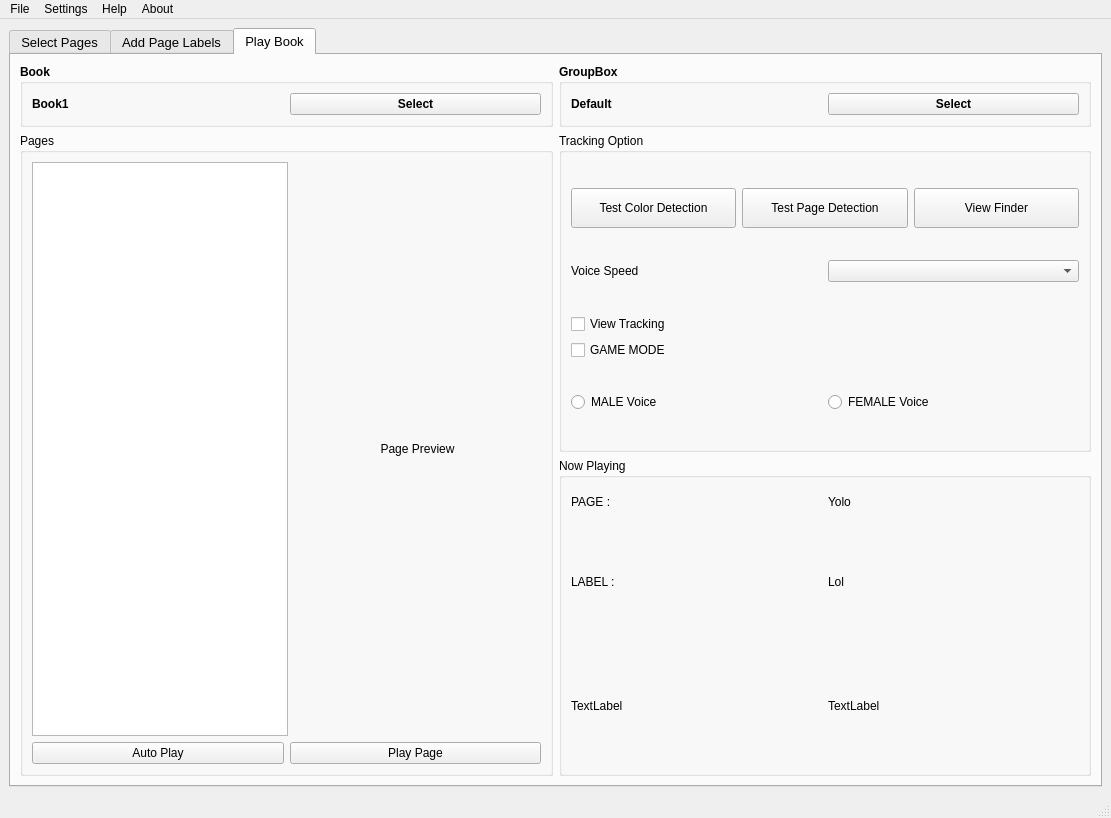
<?xml version="1.0" encoding="UTF-8"?>
<ui version="4.0">
 <class>MainWindow</class>
 <widget class="QMainWindow" name="MainWindow">
  <property name="geometry">
   <rect>
    <x>0</x>
    <y>0</y>
    <width>1111</width>
    <height>818</height>
   </rect>
  </property>
  <property name="minimumSize">
   <size>
    <width>640</width>
    <height>480</height>
   </size>
  </property>
  <property name="windowTitle">
   <string>Auducator</string>
  </property>
  <widget class="QWidget" name="centralwidget">
   <layout class="QVBoxLayout" name="verticalLayout">
    <item>
     <widget class="QTabWidget" name="tabWidget">
      <property name="sizePolicy">
       <sizepolicy hsizetype="Preferred" vsizetype="Preferred">
        <horstretch>0</horstretch>
        <verstretch>0</verstretch>
       </sizepolicy>
      </property>
      <property name="minimumSize">
       <size>
        <width>640</width>
        <height>480</height>
       </size>
      </property>
      <property name="sizeIncrement">
       <size>
        <width>1</width>
        <height>1</height>
       </size>
      </property>
      <property name="font">
       <font>
        <pointsize>10</pointsize>
       </font>
      </property>
      <property name="currentIndex">
       <number>2</number>
      </property>
      <widget class="QWidget" name="selectPages">
       <attribute name="title">
        <string>Select Pages</string>
       </attribute>
       <layout class="QHBoxLayout" name="horizontalLayout">
        <item>
         <widget class="QGroupBox" name="groupBox">
          <property name="font">
           <font>
            <pointsize>9</pointsize>
           </font>
          </property>
          <property name="title">
           <string>Page Preview</string>
          </property>
          <layout class="QVBoxLayout" name="verticalLayout_3">
           <item>
            <widget class="QLabel" name="Page_view">
             <property name="font">
              <font>
               <pointsize>9</pointsize>
              </font>
             </property>
             <property name="text">
              <string>Page preview</string>
             </property>
             <property name="alignment">
              <set>Qt::AlignCenter</set>
             </property>
            </widget>
           </item>
           <item>
            <widget class="QPushButton" name="page_rotate">
             <property name="text">
              <string>Rotate</string>
             </property>
            </widget>
           </item>
          </layout>
         </widget>
        </item>
        <item>
         <layout class="QVBoxLayout" name="verticalLayout_2">
          <item>
           <widget class="QGroupBox" name="groupBox_3">
            <property name="sizePolicy">
             <sizepolicy hsizetype="Preferred" vsizetype="Maximum">
              <horstretch>0</horstretch>
              <verstretch>0</verstretch>
             </sizepolicy>
            </property>
            <property name="minimumSize">
             <size>
              <width>0</width>
              <height>80</height>
             </size>
            </property>
            <property name="font">
             <font>
              <pointsize>9</pointsize>
              <weight>75</weight>
              <bold>true</bold>
             </font>
            </property>
            <property name="title">
             <string>Book</string>
            </property>
            <layout class="QHBoxLayout" name="horizontalLayout_4">
             <item>
              <layout class="QHBoxLayout" name="horizontalLayout_3">
               <item>
                <widget class="QLabel" name="book_name">
                 <property name="text">
                  <string>Name</string>
                 </property>
                </widget>
               </item>
               <item>
                <widget class="QPushButton" name="new_book">
                 <property name="sizePolicy">
                  <sizepolicy hsizetype="Minimum" vsizetype="Fixed">
                   <horstretch>0</horstretch>
                   <verstretch>0</verstretch>
                  </sizepolicy>
                 </property>
                 <property name="text">
                  <string>New</string>
                 </property>
                </widget>
               </item>
               <item>
                <widget class="QPushButton" name="select_book">
                 <property name="sizePolicy">
                  <sizepolicy hsizetype="Minimum" vsizetype="Fixed">
                   <horstretch>0</horstretch>
                   <verstretch>0</verstretch>
                  </sizepolicy>
                 </property>
                 <property name="text">
                  <string>Select</string>
                 </property>
                </widget>
               </item>
               <item>
                <widget class="QPushButton" name="delete_book">
                 <property name="sizePolicy">
                  <sizepolicy hsizetype="Minimum" vsizetype="Fixed">
                   <horstretch>0</horstretch>
                   <verstretch>0</verstretch>
                  </sizepolicy>
                 </property>
                 <property name="text">
                  <string>Delete</string>
                 </property>
                </widget>
               </item>
              </layout>
             </item>
            </layout>
           </widget>
          </item>
          <item>
           <widget class="QGroupBox" name="groupBox_2">
            <property name="sizePolicy">
             <sizepolicy hsizetype="Preferred" vsizetype="Maximum">
              <horstretch>0</horstretch>
              <verstretch>0</verstretch>
             </sizepolicy>
            </property>
            <property name="minimumSize">
             <size>
              <width>0</width>
              <height>80</height>
             </size>
            </property>
            <property name="font">
             <font>
              <pointsize>9</pointsize>
              <weight>75</weight>
              <bold>true</bold>
             </font>
            </property>
            <property name="title">
             <string>Chapter</string>
            </property>
            <layout class="QHBoxLayout" name="horizontalLayout_6">
             <item>
              <layout class="QHBoxLayout" name="horizontalLayout_5">
               <item>
                <widget class="QLabel" name="chapter_name">
                 <property name="text">
                  <string>Default</string>
                 </property>
                </widget>
               </item>
               <item>
                <widget class="QPushButton" name="new_chapter">
                 <property name="text">
                  <string>New</string>
                 </property>
                </widget>
               </item>
               <item>
                <widget class="QPushButton" name="select_picture">
                 <property name="text">
                  <string>Select</string>
                 </property>
                </widget>
               </item>
               <item>
                <widget class="QPushButton" name="delete_picture">
                 <property name="text">
                  <string>Delete</string>
                 </property>
                </widget>
               </item>
              </layout>
             </item>
            </layout>
           </widget>
          </item>
          <item>
           <layout class="QHBoxLayout" name="horizontalLayout_2">
            <item>
             <widget class="QGroupBox" name="groupBox_4">
              <property name="font">
               <font>
                <pointsize>9</pointsize>
               </font>
              </property>
              <property name="title">
               <string>Pages</string>
              </property>
              <layout class="QVBoxLayout" name="verticalLayout_4">
               <item>
                <widget class="QListView" name="page_list">
                 <property name="sizePolicy">
                  <sizepolicy hsizetype="Preferred" vsizetype="Expanding">
                   <horstretch>0</horstretch>
                   <verstretch>0</verstretch>
                  </sizepolicy>
                 </property>
                </widget>
               </item>
               <item>
                <widget class="QPushButton" name="delete_page">
                 <property name="text">
                  <string>Delete Page</string>
                 </property>
                </widget>
               </item>
              </layout>
             </widget>
            </item>
            <item>
             <widget class="QGroupBox" name="groupBox_5">
              <property name="font">
               <font>
                <pointsize>9</pointsize>
               </font>
              </property>
              <property name="title">
               <string>Page Creation</string>
              </property>
              <layout class="QVBoxLayout" name="verticalLayout_5">
               <item>
                <widget class="QPushButton" name="select_picture_2">
                 <property name="sizePolicy">
                  <sizepolicy hsizetype="Preferred" vsizetype="Fixed">
                   <horstretch>0</horstretch>
                   <verstretch>0</verstretch>
                  </sizepolicy>
                 </property>
                 <property name="text">
                  <string>Select Picture</string>
                 </property>
                </widget>
               </item>
               <item>
                <widget class="QPushButton" name="take_picture">
                 <property name="text">
                  <string>Take Picture</string>
                 </property>
                </widget>
               </item>
               <item>
                <widget class="QLabel" name="spacer1">
                 <property name="sizePolicy">
                  <sizepolicy hsizetype="Preferred" vsizetype="Expanding">
                   <horstretch>0</horstretch>
                   <verstretch>0</verstretch>
                  </sizepolicy>
                 </property>
                 <property name="text">
                  <string/>
                 </property>
                 <property name="alignment">
                  <set>Qt::AlignCenter</set>
                 </property>
                </widget>
               </item>
               <item>
                <widget class="QPushButton" name="manual_crop_picture">
                 <property name="text">
                  <string>Manual Crop</string>
                 </property>
                </widget>
               </item>
               <item>
                <widget class="QLabel" name="spacer2">
                 <property name="sizePolicy">
                  <sizepolicy hsizetype="Preferred" vsizetype="Expanding">
                   <horstretch>0</horstretch>
                   <verstretch>0</verstretch>
                  </sizepolicy>
                 </property>
                 <property name="text">
                  <string/>
                 </property>
                 <property name="alignment">
                  <set>Qt::AlignCenter</set>
                 </property>
                </widget>
               </item>
               <item>
                <widget class="QLabel" name="label_4">
                 <property name="text">
                  <string>Page Name : </string>
                 </property>
                </widget>
               </item>
               <item>
                <widget class="QLineEdit" name="page_name_input">
                 <property name="sizePolicy">
                  <sizepolicy hsizetype="Preferred" vsizetype="Fixed">
                   <horstretch>0</horstretch>
                   <verstretch>0</verstretch>
                  </sizepolicy>
                 </property>
                </widget>
               </item>
               <item>
                <widget class="QLabel" name="spacer3">
                 <property name="sizePolicy">
                  <sizepolicy hsizetype="Preferred" vsizetype="Expanding">
                   <horstretch>0</horstretch>
                   <verstretch>0</verstretch>
                  </sizepolicy>
                 </property>
                 <property name="text">
                  <string/>
                 </property>
                 <property name="alignment">
                  <set>Qt::AlignCenter</set>
                 </property>
                </widget>
               </item>
               <item>
                <widget class="QPushButton" name="save_page">
                 <property name="text">
                  <string>Save</string>
                 </property>
                </widget>
               </item>
              </layout>
             </widget>
            </item>
           </layout>
          </item>
         </layout>
        </item>
       </layout>
      </widget>
      <widget class="QWidget" name="tab_2">
       <attribute name="title">
        <string>Add Page Labels</string>
       </attribute>
       <layout class="QVBoxLayout" name="verticalLayout_6">
        <item>
         <layout class="QHBoxLayout" name="horizontalLayout_9">
          <item>
           <widget class="QGroupBox" name="groupBox_9">
            <property name="sizePolicy">
             <sizepolicy hsizetype="Preferred" vsizetype="Maximum">
              <horstretch>0</horstretch>
              <verstretch>0</verstretch>
             </sizepolicy>
            </property>
            <property name="minimumSize">
             <size>
              <width>0</width>
              <height>60</height>
             </size>
            </property>
            <property name="font">
             <font>
              <pointsize>9</pointsize>
              <weight>75</weight>
              <bold>true</bold>
             </font>
            </property>
            <property name="title">
             <string>Book</string>
            </property>
            <layout class="QHBoxLayout" name="horizontalLayout_11">
             <item>
              <widget class="QLabel" name="label_7">
               <property name="text">
                <string>Book1</string>
               </property>
              </widget>
             </item>
             <item>
              <widget class="QPushButton" name="pushButton">
               <property name="text">
                <string>Select</string>
               </property>
              </widget>
             </item>
            </layout>
           </widget>
          </item>
          <item>
           <widget class="QGroupBox" name="groupBox_10">
            <property name="sizePolicy">
             <sizepolicy hsizetype="Preferred" vsizetype="Maximum">
              <horstretch>0</horstretch>
              <verstretch>0</verstretch>
             </sizepolicy>
            </property>
            <property name="minimumSize">
             <size>
              <width>0</width>
              <height>60</height>
             </size>
            </property>
            <property name="font">
             <font>
              <pointsize>9</pointsize>
              <weight>75</weight>
              <bold>true</bold>
             </font>
            </property>
            <property name="title">
             <string>Chapter</string>
            </property>
            <layout class="QHBoxLayout" name="horizontalLayout_12">
             <item>
              <widget class="QLabel" name="label_8">
               <property name="text">
                <string>Default</string>
               </property>
              </widget>
             </item>
             <item>
              <widget class="QPushButton" name="pushButton_3">
               <property name="text">
                <string>Select</string>
               </property>
              </widget>
             </item>
            </layout>
           </widget>
          </item>
         </layout>
        </item>
        <item>
         <layout class="QHBoxLayout" name="horizontalLayout_10">
          <item>
           <layout class="QVBoxLayout" name="verticalLayout_7">
            <item>
             <widget class="QGroupBox" name="groupBox_12">
              <property name="font">
               <font>
                <pointsize>9</pointsize>
               </font>
              </property>
              <property name="title">
               <string>Pages</string>
              </property>
              <layout class="QHBoxLayout" name="horizontalLayout_7">
               <item>
                <layout class="QVBoxLayout" name="verticalLayout_8">
                 <item>
                  <widget class="QListView" name="listView_2">
                   <property name="sizePolicy">
                    <sizepolicy hsizetype="Preferred" vsizetype="Expanding">
                     <horstretch>0</horstretch>
                     <verstretch>0</verstretch>
                    </sizepolicy>
                   </property>
                  </widget>
                 </item>
                 <item>
                  <widget class="QPushButton" name="pushButton_2">
                   <property name="text">
                    <string>Delete Page</string>
                   </property>
                  </widget>
                 </item>
                </layout>
               </item>
               <item>
                <widget class="QLabel" name="label_10">
                 <property name="sizePolicy">
                  <sizepolicy hsizetype="Preferred" vsizetype="Preferred">
                   <horstretch>0</horstretch>
                   <verstretch>0</verstretch>
                  </sizepolicy>
                 </property>
                 <property name="text">
                  <string>Page Preview</string>
                 </property>
                 <property name="alignment">
                  <set>Qt::AlignCenter</set>
                 </property>
                </widget>
               </item>
              </layout>
             </widget>
            </item>
            <item>
             <widget class="QGroupBox" name="groupBox_13">
              <property name="font">
               <font>
                <pointsize>9</pointsize>
               </font>
              </property>
              <property name="title">
               <string>Labels</string>
              </property>
              <layout class="QHBoxLayout" name="horizontalLayout_8">
               <item>
                <layout class="QVBoxLayout" name="verticalLayout_9">
                 <item>
                  <widget class="QListView" name="listView_3">
                   <property name="sizePolicy">
                    <sizepolicy hsizetype="Preferred" vsizetype="Expanding">
                     <horstretch>0</horstretch>
                     <verstretch>0</verstretch>
                    </sizepolicy>
                   </property>
                  </widget>
                 </item>
                 <item>
                  <widget class="QPushButton" name="pushButton_16">
                   <property name="text">
                    <string>Delete Label</string>
                   </property>
                  </widget>
                 </item>
                </layout>
               </item>
               <item>
                <widget class="QLabel" name="label_11">
                 <property name="text">
                  <string>Label Preview</string>
                 </property>
                 <property name="alignment">
                  <set>Qt::AlignCenter</set>
                 </property>
                </widget>
               </item>
              </layout>
             </widget>
            </item>
           </layout>
          </item>
          <item>
           <widget class="QGroupBox" name="groupBox_11">
            <property name="sizePolicy">
             <sizepolicy hsizetype="Preferred" vsizetype="Expanding">
              <horstretch>0</horstretch>
              <verstretch>0</verstretch>
             </sizepolicy>
            </property>
            <property name="font">
             <font>
              <pointsize>9</pointsize>
             </font>
            </property>
            <property name="title">
             <string>Label Creation</string>
            </property>
            <layout class="QVBoxLayout" name="verticalLayout_10">
             <item>
              <widget class="QPushButton" name="pushButton_17">
               <property name="text">
                <string>Add New Label</string>
               </property>
              </widget>
             </item>
             <item>
              <widget class="QLabel" name="spacer1_2">
               <property name="sizePolicy">
                <sizepolicy hsizetype="Preferred" vsizetype="Expanding">
                 <horstretch>0</horstretch>
                 <verstretch>0</verstretch>
                </sizepolicy>
               </property>
               <property name="text">
                <string/>
               </property>
               <property name="alignment">
                <set>Qt::AlignCenter</set>
               </property>
              </widget>
             </item>
             <item>
              <layout class="QHBoxLayout" name="horizontalLayout_13">
               <item>
                <widget class="QLabel" name="label_18">
                 <property name="text">
                  <string>Label : </string>
                 </property>
                </widget>
               </item>
               <item>
                <widget class="QLineEdit" name="lineEdit_2">
                 <property name="sizePolicy">
                  <sizepolicy hsizetype="Preferred" vsizetype="Fixed">
                   <horstretch>0</horstretch>
                   <verstretch>0</verstretch>
                  </sizepolicy>
                 </property>
                </widget>
               </item>
              </layout>
             </item>
             <item>
              <layout class="QHBoxLayout" name="horizontalLayout_14">
               <item>
                <widget class="QPushButton" name="pushButton_19">
                 <property name="text">
                  <string>Select Audio File</string>
                 </property>
                </widget>
               </item>
               <item>
                <widget class="QLabel" name="label_13">
                 <property name="text">
                  <string>No File Selected</string>
                 </property>
                </widget>
               </item>
              </layout>
             </item>
             <item>
              <widget class="QLabel" name="spacer2_2">
               <property name="sizePolicy">
                <sizepolicy hsizetype="Preferred" vsizetype="Expanding">
                 <horstretch>0</horstretch>
                 <verstretch>0</verstretch>
                </sizepolicy>
               </property>
               <property name="text">
                <string/>
               </property>
               <property name="alignment">
                <set>Qt::AlignCenter</set>
               </property>
              </widget>
             </item>
             <item>
              <layout class="QHBoxLayout" name="horizontalLayout_15">
               <item>
                <widget class="QLabel" name="label_15">
                 <property name="text">
                  <string>Description</string>
                 </property>
                </widget>
               </item>
               <item>
                <widget class="QTextEdit" name="textEdit">
                 <property name="sizePolicy">
                  <sizepolicy hsizetype="Preferred" vsizetype="Preferred">
                   <horstretch>0</horstretch>
                   <verstretch>0</verstretch>
                  </sizepolicy>
                 </property>
                </widget>
               </item>
              </layout>
             </item>
             <item>
              <layout class="QHBoxLayout" name="horizontalLayout_16">
               <item>
                <widget class="QPushButton" name="pushButton_20">
                 <property name="text">
                  <string>Select Audio File</string>
                 </property>
                </widget>
               </item>
               <item>
                <widget class="QLabel" name="label_16">
                 <property name="text">
                  <string>No File Selected</string>
                 </property>
                </widget>
               </item>
              </layout>
             </item>
             <item>
              <widget class="QLabel" name="spacer3_2">
               <property name="sizePolicy">
                <sizepolicy hsizetype="Preferred" vsizetype="Expanding">
                 <horstretch>0</horstretch>
                 <verstretch>0</verstretch>
                </sizepolicy>
               </property>
               <property name="text">
                <string/>
               </property>
               <property name="alignment">
                <set>Qt::AlignCenter</set>
               </property>
              </widget>
             </item>
             <item>
              <widget class="QPushButton" name="pushButton_21">
               <property name="text">
                <string>Save Label</string>
               </property>
              </widget>
             </item>
            </layout>
           </widget>
          </item>
         </layout>
        </item>
       </layout>
      </widget>
      <widget class="QWidget" name="tab">
       <attribute name="title">
        <string>Play Book</string>
       </attribute>
       <layout class="QVBoxLayout" name="verticalLayout_16">
        <item>
         <layout class="QHBoxLayout" name="horizontalLayout_17">
          <item>
           <widget class="QGroupBox" name="groupBox_6">
            <property name="sizePolicy">
             <sizepolicy hsizetype="Preferred" vsizetype="Maximum">
              <horstretch>0</horstretch>
              <verstretch>0</verstretch>
             </sizepolicy>
            </property>
            <property name="baseSize">
             <size>
              <width>0</width>
              <height>60</height>
             </size>
            </property>
            <property name="font">
             <font>
              <pointsize>9</pointsize>
              <weight>75</weight>
              <bold>true</bold>
             </font>
            </property>
            <property name="title">
             <string>Book</string>
            </property>
            <layout class="QHBoxLayout" name="horizontalLayout_18">
             <item>
              <widget class="QLabel" name="label_19">
               <property name="text">
                <string>Book1</string>
               </property>
              </widget>
             </item>
             <item>
              <widget class="QPushButton" name="pushButton_18">
               <property name="sizePolicy">
                <sizepolicy hsizetype="Minimum" vsizetype="Preferred">
                 <horstretch>0</horstretch>
                 <verstretch>0</verstretch>
                </sizepolicy>
               </property>
               <property name="text">
                <string>Select</string>
               </property>
              </widget>
             </item>
            </layout>
           </widget>
          </item>
          <item>
           <widget class="QGroupBox" name="groupBox_7">
            <property name="sizePolicy">
             <sizepolicy hsizetype="Preferred" vsizetype="Maximum">
              <horstretch>0</horstretch>
              <verstretch>0</verstretch>
             </sizepolicy>
            </property>
            <property name="baseSize">
             <size>
              <width>0</width>
              <height>60</height>
             </size>
            </property>
            <property name="font">
             <font>
              <pointsize>9</pointsize>
              <weight>75</weight>
              <bold>true</bold>
             </font>
            </property>
            <property name="title">
             <string>GroupBox</string>
            </property>
            <layout class="QHBoxLayout" name="horizontalLayout_19">
             <item>
              <widget class="QLabel" name="label_20">
               <property name="text">
                <string>Default</string>
               </property>
              </widget>
             </item>
             <item>
              <widget class="QPushButton" name="pushButton_22">
               <property name="sizePolicy">
                <sizepolicy hsizetype="Minimum" vsizetype="Preferred">
                 <horstretch>0</horstretch>
                 <verstretch>0</verstretch>
                </sizepolicy>
               </property>
               <property name="text">
                <string>Select</string>
               </property>
              </widget>
             </item>
            </layout>
           </widget>
          </item>
         </layout>
        </item>
        <item>
         <layout class="QHBoxLayout" name="horizontalLayout_20">
          <item>
           <widget class="QGroupBox" name="groupBox_8">
            <property name="font">
             <font>
              <pointsize>9</pointsize>
             </font>
            </property>
            <property name="title">
             <string>Pages</string>
            </property>
            <layout class="QVBoxLayout" name="verticalLayout_12">
             <item>
              <layout class="QHBoxLayout" name="horizontalLayout_22">
               <item>
                <widget class="QListWidget" name="listWidget">
                 <property name="sizePolicy">
                  <sizepolicy hsizetype="Preferred" vsizetype="Expanding">
                   <horstretch>0</horstretch>
                   <verstretch>0</verstretch>
                  </sizepolicy>
                 </property>
                </widget>
               </item>
               <item>
                <widget class="QLabel" name="label_23">
                 <property name="text">
                  <string>Page Preview</string>
                 </property>
                 <property name="alignment">
                  <set>Qt::AlignCenter</set>
                 </property>
                </widget>
               </item>
              </layout>
             </item>
             <item>
              <layout class="QHBoxLayout" name="horizontalLayout_23">
               <item>
                <widget class="QPushButton" name="pushButton_23">
                 <property name="sizePolicy">
                  <sizepolicy hsizetype="Minimum" vsizetype="Preferred">
                   <horstretch>0</horstretch>
                   <verstretch>0</verstretch>
                  </sizepolicy>
                 </property>
                 <property name="text">
                  <string>Auto Play</string>
                 </property>
                </widget>
               </item>
               <item>
                <widget class="QPushButton" name="pushButton_24">
                 <property name="sizePolicy">
                  <sizepolicy hsizetype="Minimum" vsizetype="Preferred">
                   <horstretch>0</horstretch>
                   <verstretch>0</verstretch>
                  </sizepolicy>
                 </property>
                 <property name="text">
                  <string>Play Page</string>
                 </property>
                </widget>
               </item>
              </layout>
             </item>
            </layout>
           </widget>
          </item>
          <item>
           <layout class="QVBoxLayout" name="verticalLayout_11">
            <item>
             <widget class="QGroupBox" name="groupBox_14">
              <property name="font">
               <font>
                <pointsize>9</pointsize>
               </font>
              </property>
              <property name="title">
               <string>Tracking Option</string>
              </property>
              <layout class="QVBoxLayout" name="verticalLayout_14">
               <item>
                <layout class="QHBoxLayout" name="horizontalLayout_24">
                 <item>
                  <widget class="QPushButton" name="pushButton_25">
                   <property name="sizePolicy">
                    <sizepolicy hsizetype="Minimum" vsizetype="Fixed">
                     <horstretch>0</horstretch>
                     <verstretch>0</verstretch>
                    </sizepolicy>
                   </property>
                   <property name="minimumSize">
                    <size>
                     <width>0</width>
                     <height>40</height>
                    </size>
                   </property>
                   <property name="text">
                    <string>Test Color Detection</string>
                   </property>
                  </widget>
                 </item>
                 <item>
                  <widget class="QPushButton" name="pushButton_26">
                   <property name="sizePolicy">
                    <sizepolicy hsizetype="Minimum" vsizetype="Fixed">
                     <horstretch>0</horstretch>
                     <verstretch>0</verstretch>
                    </sizepolicy>
                   </property>
                   <property name="minimumSize">
                    <size>
                     <width>0</width>
                     <height>40</height>
                    </size>
                   </property>
                   <property name="text">
                    <string>Test Page Detection</string>
                   </property>
                  </widget>
                 </item>
                 <item>
                  <widget class="QPushButton" name="pushButton_27">
                   <property name="sizePolicy">
                    <sizepolicy hsizetype="Minimum" vsizetype="Fixed">
                     <horstretch>0</horstretch>
                     <verstretch>0</verstretch>
                    </sizepolicy>
                   </property>
                   <property name="minimumSize">
                    <size>
                     <width>0</width>
                     <height>40</height>
                    </size>
                   </property>
                   <property name="text">
                    <string>View Finder</string>
                   </property>
                  </widget>
                 </item>
                </layout>
               </item>
               <item>
                <layout class="QHBoxLayout" name="horizontalLayout_25">
                 <item>
                  <widget class="QLabel" name="label_24">
                   <property name="text">
                    <string>Voice Speed</string>
                   </property>
                  </widget>
                 </item>
                 <item>
                  <widget class="QComboBox" name="comboBox"/>
                 </item>
                </layout>
               </item>
               <item>
                <layout class="QVBoxLayout" name="verticalLayout_13">
                 <item>
                  <widget class="QCheckBox" name="checkBox">
                   <property name="text">
                    <string>View Tracking</string>
                   </property>
                  </widget>
                 </item>
                 <item>
                  <widget class="QCheckBox" name="checkBox_2">
                   <property name="text">
                    <string>GAME MODE</string>
                   </property>
                  </widget>
                 </item>
                </layout>
               </item>
               <item>
                <layout class="QHBoxLayout" name="horizontalLayout_26">
                 <item>
                  <widget class="QRadioButton" name="radioButton">
                   <property name="text">
                    <string>MALE Voice</string>
                   </property>
                  </widget>
                 </item>
                 <item>
                  <widget class="QRadioButton" name="radioButton_2">
                   <property name="text">
                    <string>FEMALE Voice</string>
                   </property>
                  </widget>
                 </item>
                </layout>
               </item>
              </layout>
             </widget>
            </item>
            <item>
             <widget class="QGroupBox" name="groupBox_15">
              <property name="font">
               <font>
                <pointsize>9</pointsize>
               </font>
              </property>
              <property name="title">
               <string>Now Playing</string>
              </property>
              <layout class="QVBoxLayout" name="verticalLayout_15">
               <item>
                <layout class="QHBoxLayout" name="horizontalLayout_27">
                 <item>
                  <widget class="QLabel" name="label_25">
                   <property name="sizePolicy">
                    <sizepolicy hsizetype="Preferred" vsizetype="Fixed">
                     <horstretch>0</horstretch>
                     <verstretch>0</verstretch>
                    </sizepolicy>
                   </property>
                   <property name="minimumSize">
                    <size>
                     <width>0</width>
                     <height>30</height>
                    </size>
                   </property>
                   <property name="text">
                    <string>PAGE : </string>
                   </property>
                  </widget>
                 </item>
                 <item>
                  <widget class="QLabel" name="label_26">
                   <property name="sizePolicy">
                    <sizepolicy hsizetype="Preferred" vsizetype="Fixed">
                     <horstretch>0</horstretch>
                     <verstretch>0</verstretch>
                    </sizepolicy>
                   </property>
                   <property name="minimumSize">
                    <size>
                     <width>0</width>
                     <height>30</height>
                    </size>
                   </property>
                   <property name="text">
                    <string>Yolo</string>
                   </property>
                  </widget>
                 </item>
                </layout>
               </item>
               <item>
                <layout class="QHBoxLayout" name="horizontalLayout_28">
                 <item>
                  <widget class="QLabel" name="label_28">
                   <property name="sizePolicy">
                    <sizepolicy hsizetype="Preferred" vsizetype="Fixed">
                     <horstretch>0</horstretch>
                     <verstretch>0</verstretch>
                    </sizepolicy>
                   </property>
                   <property name="minimumSize">
                    <size>
                     <width>0</width>
                     <height>30</height>
                    </size>
                   </property>
                   <property name="text">
                    <string>LABEL : </string>
                   </property>
                  </widget>
                 </item>
                 <item>
                  <widget class="QLabel" name="label_27">
                   <property name="minimumSize">
                    <size>
                     <width>0</width>
                     <height>30</height>
                    </size>
                   </property>
                   <property name="text">
                    <string>Lol</string>
                   </property>
                  </widget>
                 </item>
                </layout>
               </item>
               <item>
                <layout class="QHBoxLayout" name="horizontalLayout_29">
                 <item>
                  <widget class="QLabel" name="label_29">
                   <property name="sizePolicy">
                    <sizepolicy hsizetype="Preferred" vsizetype="Ignored">
                     <horstretch>0</horstretch>
                     <verstretch>0</verstretch>
                    </sizepolicy>
                   </property>
                   <property name="text">
                    <string>TextLabel</string>
                   </property>
                  </widget>
                 </item>
                 <item>
                  <widget class="QLabel" name="label_30">
                   <property name="text">
                    <string>TextLabel</string>
                   </property>
                  </widget>
                 </item>
                </layout>
               </item>
              </layout>
             </widget>
            </item>
           </layout>
          </item>
         </layout>
        </item>
       </layout>
      </widget>
     </widget>
    </item>
   </layout>
  </widget>
  <widget class="QMenuBar" name="menubar">
   <property name="geometry">
    <rect>
     <x>0</x>
     <y>0</y>
     <width>1111</width>
     <height>26</height>
    </rect>
   </property>
   <widget class="QMenu" name="menuFile">
    <property name="title">
     <string>File</string>
    </property>
   </widget>
   <widget class="QMenu" name="menuSettings">
    <property name="title">
     <string>Settings</string>
    </property>
   </widget>
   <widget class="QMenu" name="menuHelp">
    <property name="title">
     <string>Help</string>
    </property>
   </widget>
   <widget class="QMenu" name="menuAbout">
    <property name="title">
     <string>About</string>
    </property>
   </widget>
   <addaction name="menuFile"/>
   <addaction name="menuSettings"/>
   <addaction name="menuHelp"/>
   <addaction name="menuAbout"/>
  </widget>
  <widget class="QStatusBar" name="statusbar"/>
 </widget>
 <resources/>
 <connections/>
</ui>
